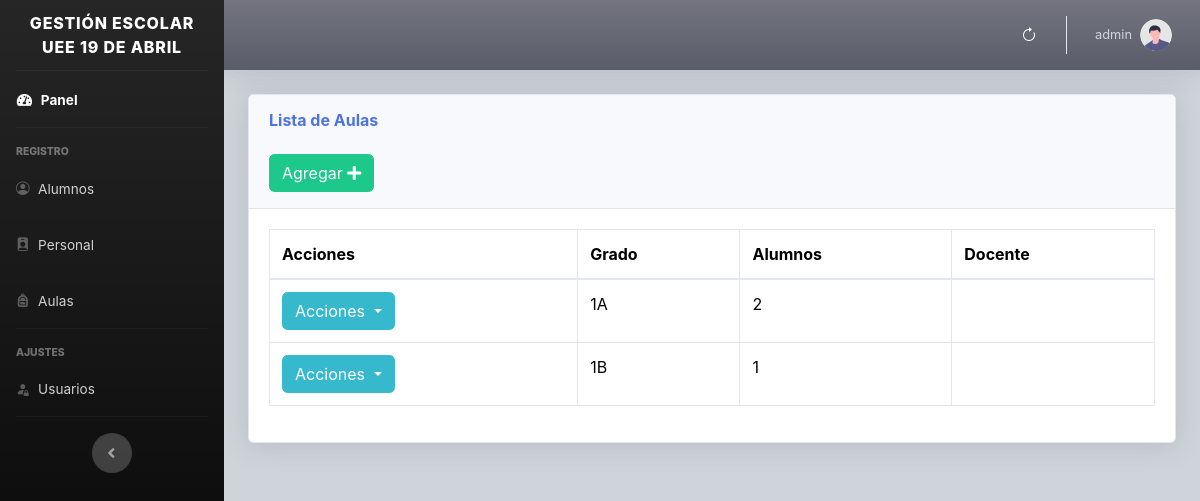
/views/grados.php (signed in), run on an earlier commit of the app's database.
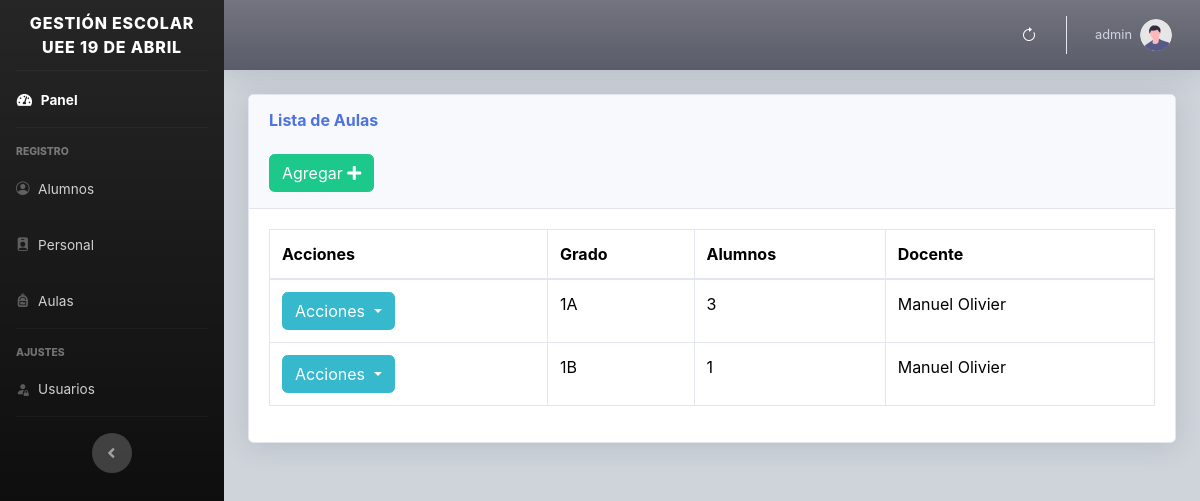
And on a later commit of the database.
### tables this page shows
CREATE TABLE `grados` (
  `id` int(11) NOT NULL,
  `descripcion` varchar(150) NOT NULL,
  `profesor` varchar(50) NOT NULL,
  `fecha` timestamp NOT NULL DEFAULT current_timestamp() ON UPDATE current_timestamp()
);

CREATE TABLE `profesores` (
  `id` int(11) NOT NULL,
  `cedula` varchar(100) NOT NULL,
  `nombres` varchar(100) NOT NULL,
  `apellidos` varchar(100) NOT NULL,
  `correo` varchar(50) NOT NULL,
  `curp` varchar(150) NOT NULL,
  `edad` varchar(50) NOT NULL,
  `fecha_na` date NOT NULL,
  `id_especialidad` int(11) DEFAULT NULL,
  `lugar_na` varchar(150) NOT NULL,
  `estado_civil` varchar(150) NOT NULL,
  `direccion` varchar(200) NOT NULL,
  `niv_edu` varchar(150) NOT NULL,
  `m_acad` varchar(150) NOT NULL,
  `est_post` varchar(150) NOT NULL,
  `cursos` varchar(200) DEFAULT NULL,
  `t_servicio` varchar(100) NOT NULL,
  `f_ingreso` date NOT NULL,
  `tipo_p` varchar(150) NOT NULL,
  `cargo` varchar(100) NOT NULL,
  `l_cobra` varchar(150) NOT NULL,
  `l_labora` varchar(150) NOT NULL,
  `d_cargo` varchar(150) NOT NULL,
  `codigo` varchar(100) NOT NULL,
  `fecha` timestamp NULL DEFAULT current_timestamp() ON UPDATE current_timestamp()
);

### views/grados.php (the view, shortened to what this page needs)
<?php include "../includes/header.php"; ?>
<body id="page-top">
    <div class="container-fluid">
        <div class="card shadow mb-4">
            <div class="card-header py-3">
                <h6 class="m-0 font-weight-bold text-primary">Lista de Aulas</h6>
                <?php if ($_SESSION["type"] != 3) { ?>
                    <br>
                    <button type="button" class="btn btn-success" data-bs-toggle="modal" data-bs-target="#grado">
                    <span class="glyphicon glyphicon-plus"></span> Agregar <i class="fa fa-plus"></i> </a></button>
                <?php }
                ?>
            </div>
            <div class="card-body">
                <div class="table-responsive">
                    <table class="table table-bordered" id="tabla" width="100%" cellspacing="0">
                        <thead>
                            <tr>
                                <th class='ver'>Acciones</th>
                                <th class='ver'>Grado</th>
                                <th class='ver'>Alumnos</th>
                                <th class='ver'>Docente</th>
                            </tr>
                        </thead>
                        <tbody>
                            <?php
                            require_once("../includes/db.php");
                            $result = mysqli_query($conexion, "SELECT * FROM grados ");
                            while ($fila = mysqli_fetch_assoc($result)) :
                            ?>
                                <tr>
                                    <td>
                                        <?php if ($_SESSION["type"] != 3) { ?>
                                        <div class="dropdown">
                                            <button class="btn btn-info dropdown-toggle" type="button" data-bs-toggle="dropdown" aria-expanded="false">
                                                Acciones
                                            </button>
                                        </div>
                                        <?php }
                                        ?>
                                    </td>
                                    <td><?php echo $fila['descripcion']; ?></td>
                                    <td><?php
                                        include("db.php");
                                        $sql = sprintf("SELECT COUNT(id) FROM alumnos WHERE id_grado = %u", $fila['id']);
                                        $resultado = mysqli_query($conexion, $sql);
                                        while ($consulta = mysqli_fetch_array($resultado)) {
                                            echo $consulta[0];
                                        }
                                    ?></td>
                                    <td><?php
                                     include("db.php");
                                     $sql = sprintf("SELECT * FROM profesores WHERE id = %u", $fila['profesor']);
                                     $resultado = mysqli_query($conexion, $sql);
                                     while ($consulta = mysqli_fetch_array($resultado)) {
                                         echo $consulta['nombres'] . " " . $consulta['apellidos'];
                                     }
                                    ?></td>
                                </tr>
                            <?php endwhile; ?>
                        </tbody>
                    </table>
                </div>
            </div>
        </div>
    </div>
    </div>
    </div>
    </div>
</body>
<?php include "../includes/footer.php"; ?>
</html>

What changed in the data, as far as the page shows it:
added profesores: nombres "Manuel", apellidos "Olivier"
Also different on the page:
new list line: "3"
list line gone: "2"
